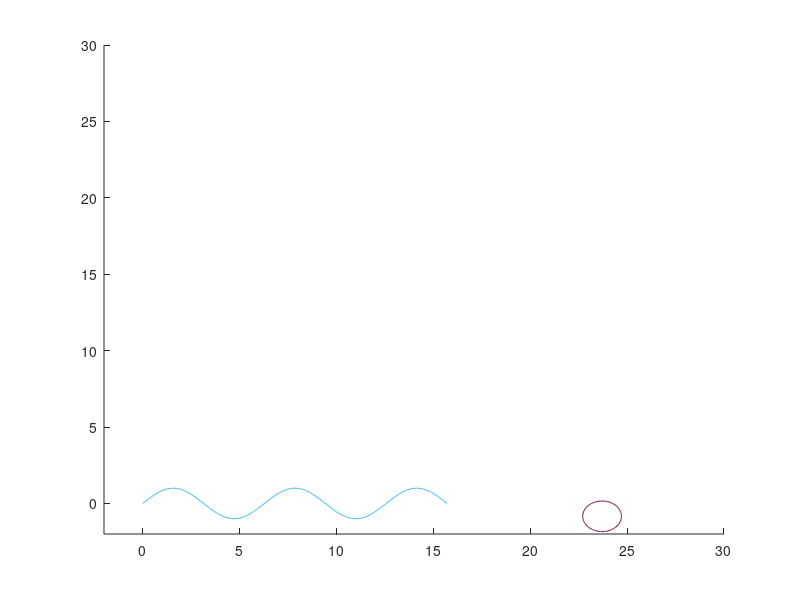

This figure's MATLAB source:
##function retval = cattersin (num)
clear;
    t = linspace(0, 2*pi, 100);
    r = 1;
    i = 1;
    k = 0;
    num = 5;
    res = [];
    hold on
    for i = 1:num
      x = r*cos(t) + k*r;
      y = r*sin(t);
      ph = plot(x,y, 'color', [(3*i+110)/255 (i+15)/255 (i*10+50)/255]);
      if i == 1
        set(gca, 'xlim', [-2 30], 'ylim', [-2 30]);
      endif
      res(i) = ph;
      i += 1;
      k += 2;
    endfor

    x1 = linspace(0, 5*pi, 100);
    y1 = @(x1)sin(x1);
    plot(x1,y1(x1));
    l = num - 1;
    for h = linspace(0, 5*pi, 100)
      for i = 1:num
        if i == 1
          set(res(i), 'XData', x + h, 'YData', y + feval(y1, h + l))
        else
          set(res(i), 'XData', x - k*r + h, 'YData', y + feval(y1, h + l))
        endif
        k -= 2;
        l-=1;
        if l == 0
          l = num-1;
        endif
        drawnow;
        pause(0.3)
      endfor
    endfor

    hold off
##endfunction

#функция для гусеницы
% function value = guc(f, n)
%   t = -50:0.1:50;
%   r = 1;
%   x = r*cos(t);
%   y = r*sin(t);
%   s = 0;
%   G = []
%   hold on;
%   for i = 1:n
%     G(i) = plot(x + s*r,y);
%     s = s + 2;
%   endfor
%   #axis([-2 25 -2 5]);
%   axis equal;
%   k = 0;
%   p = n - 1;
%   for i = 1:15
%     for j = 1:n
%       set(G(j),'XData', x + k*r + i, 'YData', y + f(i + p));
%       drawnow;
%       pause(0.1);
%       p = p - 1;
%       if (p == 0)
%         p = n - 1;
%       endif
%       k = k + 2;
%     endfor
%   endfor
%   for i = 15:-1:1
%     for j = n:-1:1
%       set(G(j),'XData', x + k*r + i, 'YData', y + f(i + p));
%       drawnow;
%       pause(0.1);
%       p = p - 1;
%       if (p == 0)
%         p = n - 1;
%       endif
%       k = k + 2;
%     endfor
%   endfor
% end
